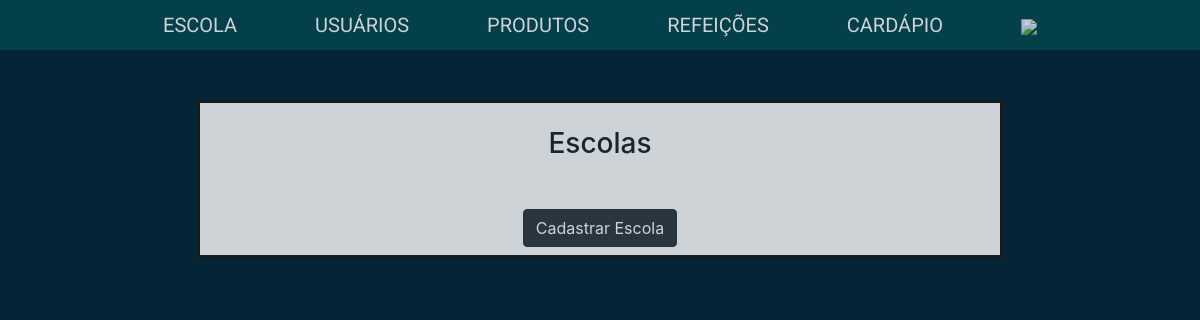
The page /sec-educacao/escola/index.php (signed in) on the database as committed earlier.
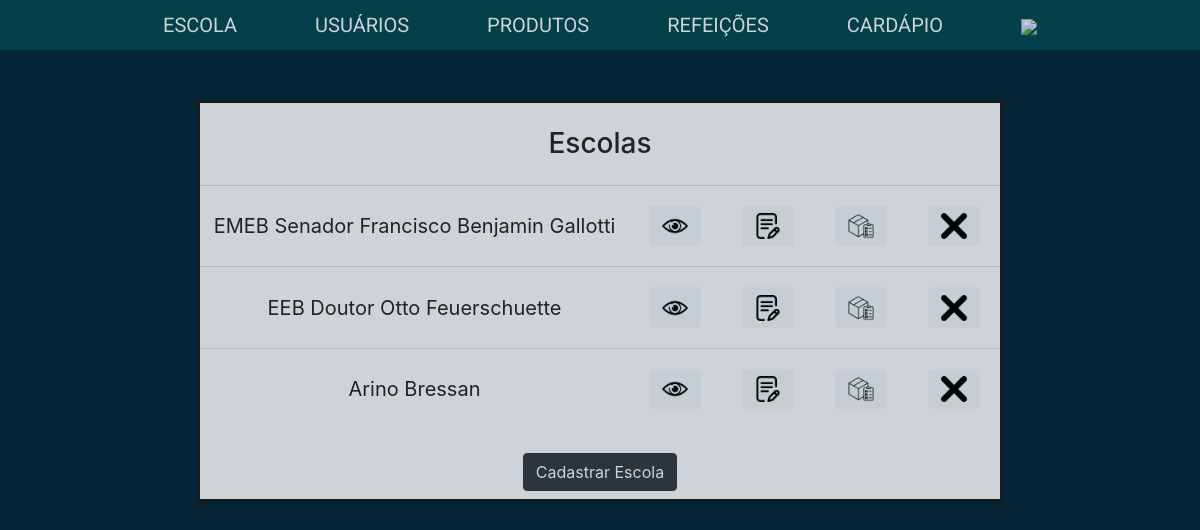
The same page on the database as committed later.
### tables this page shows
create table Escola (
    id int primary key auto_increment,
    nomeEscola varchar(100),
    endereco varchar(255),
    cnpj varchar(12),
    email varchar(255),
    numero varchar(8),
    telefone varchar(12),
    alunosEnsInfantil integer,
    alunosEnsFundamental integer
);

### sec-educacao/escola/index.php (the view, shortened to what this page needs)
<?php
require_once "../../funcoes-de-cabecalho.php";
require_once "../../conexao.php";
sectionTop();?>
<h3>Escolas</h3>
<?php
$select = "select * from Escola";
$query = mysqli_query($conexao, $select);
?>
<table class="table">
    <tbody>
<?php
    while($table = mysqli_fetch_array($query)){
        $idEscola = $table['id'];
        $nome = $table['nomeEscola'];
        echo"<tr><td>$nome</td>"
            . "<td><button class='btn btn-light m-2 visualizar-escola' value='$idEscola'><img src='../../estilo/icones/eye.png' width=26px/></button></td>"
            . "<td><a class='btn btn-light m-2' href='verificar-escola.php?id=$idEscola&acao=atualizar'><img src='../../estilo/icones/edit.png' width=26px/></a></td>"
            . "<td><a class='btn btn-light m-2' href='estoque/estoque.php?id=$idEscola'><img src='../../estilo/icones/box.png' width=26px/></a></td>"
            . "<td><button class='btn btn-light m-2 excluir-escola' value='$idEscola'><img src='../../estilo/icones/delete.png' width=26px/></button></td>"
            . "</tr>";
    }
?>
</tbody>
</table>
<a href="verificar-escola.php?acao=cadastrar" class="btn btn-dark m-2 cadastrar-escola buttonLink">Cadastrar Escola</a>

Rows that differ between the two databases and show on the page:
added escola: nomeEscola "EMEB Senador Francisco Benjamin Gallotti", $idEscola 1 (drawn)
added escola: nomeEscola "EEB Doutor Otto Feuerschuette", $idEscola 2 (drawn)
added escola: nomeEscola "Arino Bressan", $idEscola 3 (drawn)
